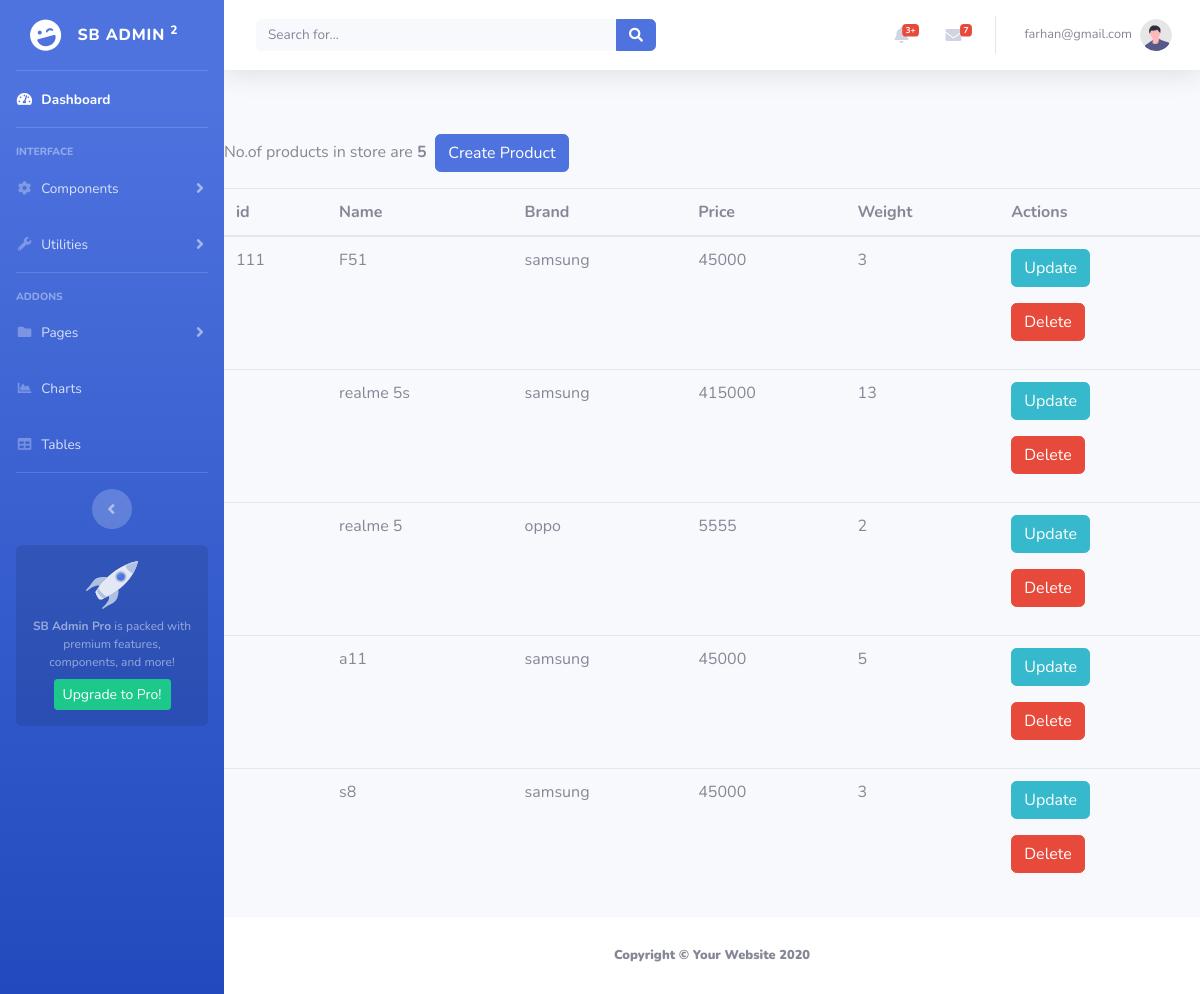
Screenshot of /index.php (signed in) with the database file from the repository.
### tables this page shows
CREATE TABLE `products` (
  `product_id` int(11) NOT NULL,
  `name` varchar(255) DEFAULT NULL,
  `brand` varchar(255) DEFAULT NULL,
  `price` int(11) DEFAULT NULL,
  `weight` double DEFAULT NULL,
  `image_path` varchar(255) NOT NULL,
  `id` int(11) DEFAULT NULL,
  `RELEASE_YEAR` year(4) DEFAULT NULL,
  `STATUS` enum('ACTIVE','INACTIVE') DEFAULT NULL,
  `AVAILABILITY` set('cod','online transaction','on order','') NOT NULL,
  `STOCK` int(11) DEFAULT 0,
  `DATE_ADDED` timestamp NOT NULL DEFAULT current_timestamp()
);

### index.php (the view, shortened to what this page needs)
<?php
include("includes/head.php");
include("includes/sidebar.php");
include("includes/navbar.php");
include("includes/db.php");
$query = "select * from products";
$data = mysqli_query($con, $query);
echo "<br> No.of products in store are <b>$data->num_rows<b>";
?>
<button type="button" class="btn btn-primary my-3 ml-1" data-toggle="modal" data-target="#create_product">
  Create Product
</button>
<table id="myTable" class="table">
    <thead>
        <tr>
            <th>id</th>
            <th>Name</th>
            <th>Brand</th>
            <th>Price</th>
            <th>Weight</th>
            <th>Actions</th>
        </tr>
    </thead>
    <tbody>
        <?php
        foreach ($data as $value) {
        ?>
            <tr>
                <td ><?php echo $value['id'] ?></td>
                <td ><?php echo $value['name'] ?></td>
                <td><?php echo $value['brand'] ?></td>
                <td><?php echo $value['price'] ?></td>
                <td><?php echo $value['weight'] ?></td>
                <td>
                <form action="index_crud.php" method="get">
                <button type="button" name="edit_product" class="btn btn-info updateBtn" data-toggle="modal" data-target="#updateModal" >Update</button>
                </form>
                    <form action="index_crud.php" method="post">
                    <button name="delete_product" class="btn btn-danger" type="submit">Delete</button>
                    </form>
                </td>
            </tr>
        <?php
        }
        ?>
    </tbody>
</table>
<?php
include("includes/footer.php");
?>

### includes/head.php (shortened to what this page needs)
<!DOCTYPE html>
<html lang="en">
<head>
    <link href="includes/vendor/fontawesome-free/css/all.min.css" rel="stylesheet" type="text/css">
    <link href="includes/css/sb-admin-2.min.css" rel="stylesheet">
    <link rel="stylesheet" href="//cdn.datatables.net/1.10.23/css/jquery.dataTables.min.css">
</head>
<body id="page-top">
    <div id="wrapper">

### includes/sidebar.php (shortened to what this page needs)
<ul class="navbar-nav bg-gradient-primary sidebar sidebar-dark accordion" id="accordionSidebar">
    <a class="sidebar-brand d-flex align-items-center justify-content-center" href="index.html">
        <div class="sidebar-brand-icon rotate-n-15">
            <i class="fas fa-laugh-wink"></i>
        </div>
        <div class="sidebar-brand-text mx-3">SB Admin <sup>2</sup></div>
    </a>
    <hr class="sidebar-divider my-0">
    <li class="nav-item active">
        <a class="nav-link" href="index.html">
            <i class="fas fa-fw fa-tachometer-alt"></i>
            <span>Dashboard</span></a>
    </li>
    <hr class="sidebar-divider">
    <div class="sidebar-heading">
        Interface
    </div>
    <li class="nav-item">
        <a class="nav-link collapsed" href="#" data-toggle="collapse" data-target="#collapseTwo"
            aria-expanded="true" aria-controls="collapseTwo">
            <i class="fas fa-fw fa-cog"></i>
            <span>Components</span>
        </a>
    </li>
    <li class="nav-item">
        <a class="nav-link collapsed" href="#" data-toggle="collapse" data-target="#collapseUtilities"
            aria-expanded="true" aria-controls="collapseUtilities">
            <i class="fas fa-fw fa-wrench"></i>
            <span>Utilities</span>
        </a>
    </li>
    <hr class="sidebar-divider">
    <div class="sidebar-heading">
        Addons
    </div>
    <li class="nav-item">
        <a class="nav-link collapsed" href="#" data-toggle="collapse" data-target="#collapsePages"
            aria-expanded="true" aria-controls="collapsePages">
            <i class="fas fa-fw fa-folder"></i>
            <span>Pages</span>
        </a>
    </li>
    <li class="nav-item">
        <a class="nav-link" href="charts.html">
            <i class="fas fa-fw fa-chart-area"></i>
            <span>Charts</span></a>
    </li>
    <li class="nav-item">
        <a class="nav-link" href="tables.html">
            <i class="fas fa-fw fa-table"></i>
            <span>Tables</span></a>
    </li>
    <hr class="sidebar-divider d-none d-md-block">
    <div class="text-center d-none d-md-inline">
        <button class="rounded-circle border-0" id="sidebarToggle"></button>
    </div>
    <div class="sidebar-card">
        <img class="sidebar-card-illustration mb-2" src="includes/img/undraw_rocket.svg" alt="">
        <p class="text-center mb-2"><strong>SB Admin Pro</strong> is packed with premium features, components, and more!</p>
        <a class="btn btn-success btn-sm" href="https://startbootstrap.com/theme/sb-admin-pro">Upgrade to Pro!</a>
    </div>
</ul>

### includes/navbar.php (shortened to what this page needs)
<div id="content-wrapper" class="d-flex flex-column">
    <div id="content">
        <nav class="navbar navbar-expand navbar-light bg-white topbar mb-4 static-top shadow">
            <form class="d-none d-sm-inline-block form-inline mr-auto ml-md-3 my-2 my-md-0 mw-100 navbar-search">
                <div class="input-group">
                    <input type="text" class="form-control bg-light border-0 small" placeholder="Search for..." aria-label="Search" aria-describedby="basic-addon2">
                    <div class="input-group-append">
                        <button class="btn btn-primary" type="button">
                            <i class="fas fa-search fa-sm"></i>
                        </button>
                    </div>
                </div>
            </form>
            <ul class="navbar-nav ml-auto">
                <li class="nav-item dropdown no-arrow mx-1">
                    <a class="nav-link dropdown-toggle" href="#" id="alertsDropdown" role="button" data-toggle="dropdown" aria-haspopup="true" aria-expanded="false">
                        <i class="fas fa-bell fa-fw"></i>
                        <span class="badge badge-danger badge-counter">3+</span>
                    </a>
                </li>
                <li class="nav-item dropdown no-arrow mx-1">
                    <a class="nav-link dropdown-toggle" href="#" id="messagesDropdown" role="button" data-toggle="dropdown" aria-haspopup="true" aria-expanded="false">
                        <i class="fas fa-envelope fa-fw"></i>
                        <span class="badge badge-danger badge-counter">7</span>
                    </a>
                </li>
                <li class="nav-item dropdown no-arrow">
                    <a class="nav-link dropdown-toggle" href="#" id="userDropdown" role="button" data-toggle="dropdown" aria-haspopup="true" aria-expanded="false">
                        <span class="mr-2 d-none d-lg-inline text-gray-600 small"><?php echo $_SESSION['email'] ?></span>
                        <img class="img-profile rounded-circle" src="includes/img/undraw_profile.svg">
                    </a>
                </li>
            </ul>
        </nav>

### includes/footer.php (shortened to what this page needs)
</div>
            <footer class="sticky-footer bg-white">
                <div class="container my-auto">
                    <div class="copyright text-center my-auto">
                        <span>Copyright &copy; Your Website 2020</span>
                    </div>
                </div>
            </footer>
        </div>
    </div>

### rows the page displays
products: id "111", name "F51", brand "samsung", price "45000", weight "3"
products: name "realme 5s", brand "samsung", price "415000", weight "13"
products: name "realme 5", brand "oppo", price "5555", weight "2"
products: name "a11", brand "samsung", price "45000", weight "5"
products: name "s8", brand "samsung", price "45000", weight "3"

### other values shown
$_SESSION['email'] "farhan@gmail.com"
$data->num_rows "5"
